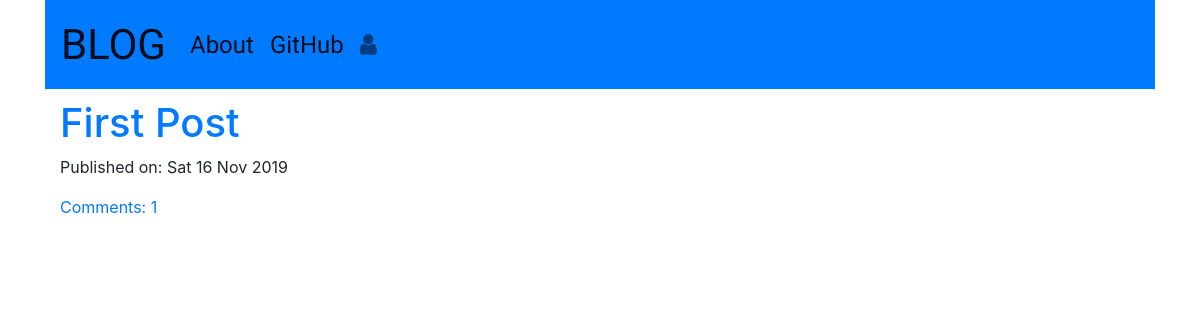
Before: / with the older database file.
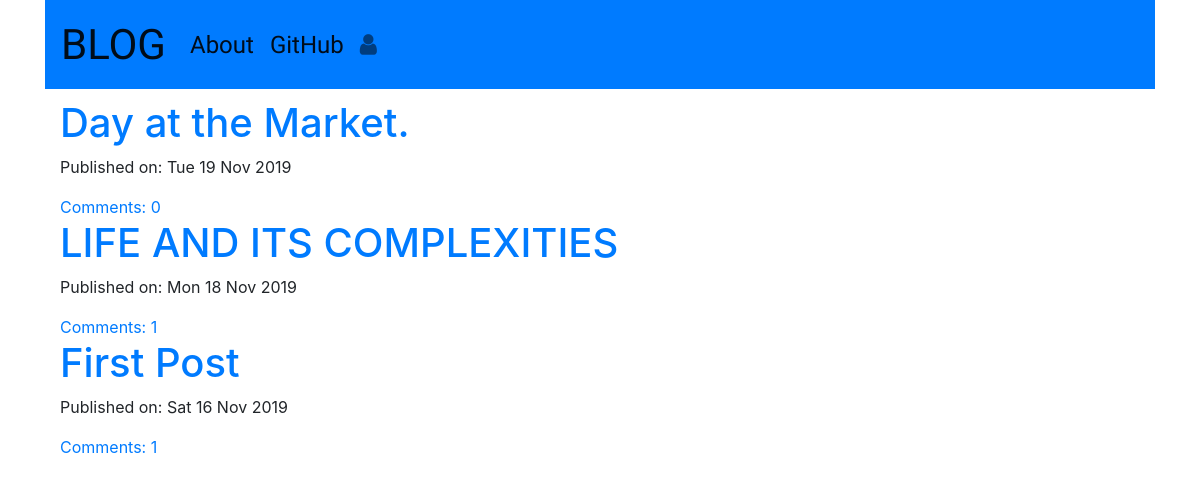
After: the same page with the newer database file.
### blog_app/models.py (models this page shows, shortened)
class Post(models.Model):
    author = models.ForeignKey('auth.User', models.CASCADE)
    title = models.CharField(max_length=64)
    text = models.TextField()
    create_date = models.DateTimeField(default=timezone.now)
    published_date = models.DateTimeField(blank=True, null=True)
    def approve_comment(self):
        return self.comments.filter(approved_comment=True)

### blog_app/views.py (the view)
# urls.py: re_path(r'^$', views.PostListView.as_view(),
class PostListView(ListView):
    model = Post
    def get_queryset(self):
        return Post.objects.filter(published_date__lte=timezone.now()).order_by('-published_date')

### blog_app/templates/blog_app/post_list.html (shortened to what this page needs)
<!DOCTYPE html>
{% extends "blog_app/base.html" %}
{% block body %}
    <div class="centerstage loader">
        {% for post in post_list %}
        <div class="post">
            <h1><a href="{% url 'blog_app:post_detail' pk=post.pk %}">{{post.title}}</a></h1>
            <div class="date">
                <p>Published on: {{post.published_date|date:'D d M Y'}}</p>
            </div>
            <a href="{% url 'blog_app:post_detail' pk=post.pk %}">Comments: {{ post.approve_comment.count }}</a>
        </div>
        {% endfor %}
    </div>
{% endblock %}

Changed rows visible on the page:
added Post: title "Day at the Market.", published_date "Tue 19 Nov 2019", approve_comment.count "0"
now on this page (row edited): Post: title "LIFE AND ITS COMPLEXITIES", published_date "Mon 18 Nov 2019", approve_comment.count "1"
